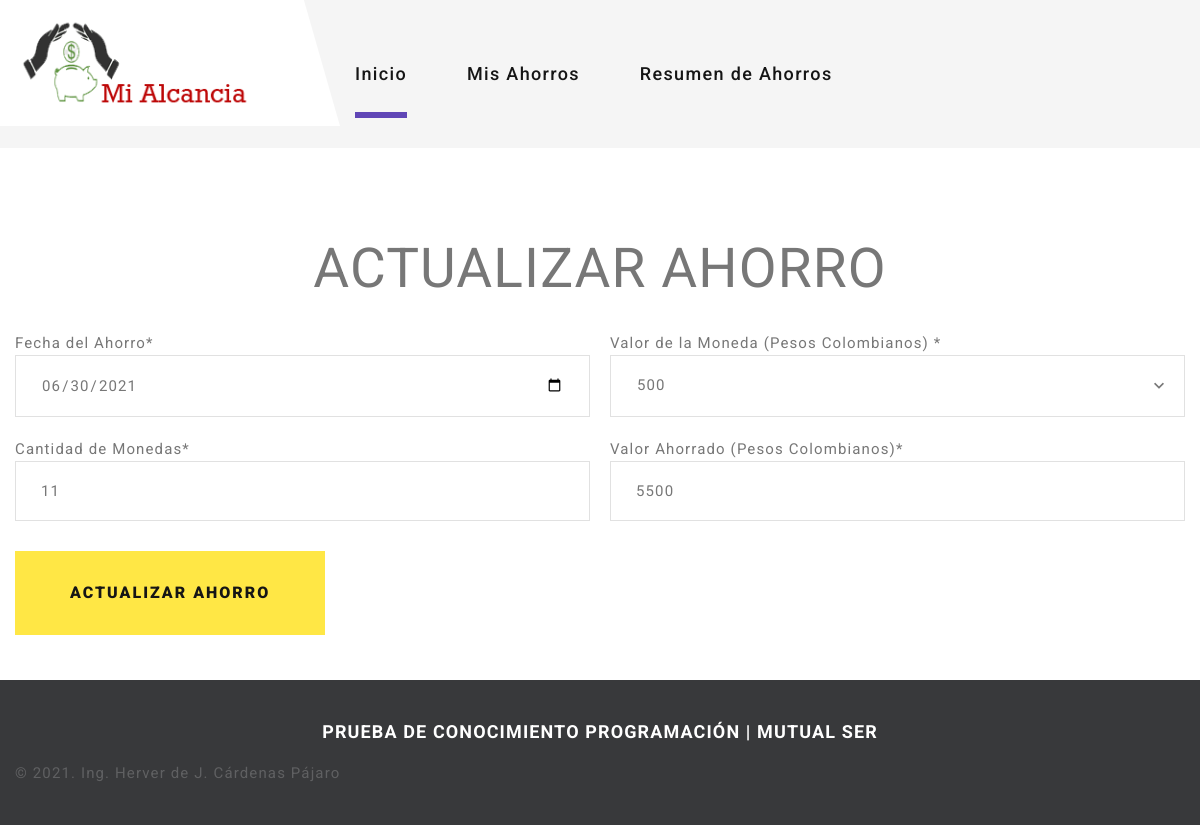
The app's page /index.php?pagina=editar&id=5 with its own data.
### tables this page shows
CREATE TABLE IF NOT EXISTS `ahorro` (
  `id` int(11) NOT NULL AUTO_INCREMENT,
  `fecha` date NOT NULL,
  `tipom` varchar(200) NOT NULL,
  `cantidadm` int(11) NOT NULL,
  `vahorrado` int(11) NOT NULL,
  PRIMARY KEY (`id`)
);

### controladores/plantilla.controlador.php (called while the page is built)
<?php
class ControladorPlantilla{
	public function ctrTraerPlantilla(){
		include "vistas/plantilla.php";
	}
}

### index.php (called while the page is built)
<?php
require_once "controladores/plantilla.controlador.php";
require_once "controladores/pagina.controlador.php";
require_once "modelos/pagina.modelo.php";
$plantilla = new ControladorPlantilla();
$plantilla -> ctrTraerPlantilla();
?>

### controladores/pagina.controlador.php (called while the page is built, shortened)
<?php
class ControladorFormularios{
static public function ctrseleccionarunahorro($item,$valor){
	$tabla = "ahorro";
	$respuesta = ModeloFormularios::mdlbuscarunahorro($tabla,$item,$valor);
	return $respuesta;
}
}
?>

### modelos/conexion.php (called while the page is built)
<?php
class Conexion {
	static public function conectar(){
		$link = new PDO("mysql:host=localhost;dbname=alcancia",
						"root",
						"");
		$link->exec("set names utf8");
		return $link;
	}
}
?>

### modelos/pagina.modelo.php (called while the page is built, shortened)
<?php
require_once "conexion.php";
class ModeloFormularios{
static public function mdlbuscarunahorro($tabla,$item,$valor){
		$stmt = Conexion::conectar()->prepare("SELECT * FROM $tabla WHERE $item = :$item ");
			$stmt->bindParam(":".$item, $valor, PDO::PARAM_STR);
			$stmt->execute();
			return $stmt -> fetch();
	}
}
?>

### vistas/paginas/editar.php (the view, shortened to what this page needs)
<?php
$item='id';
$valor = $_GET["id"];
$ahorro = ControladorFormularios::ctrseleccionarunahorro($item,$valor);
?>
 <section class="section section-sm section-first bg-default">
        <div class="container">
          <h3 class="heading-3" style="text-align: center;">ACTUALIZAR AHORRO</h3><br>
          <form method="post" action="">
            <div class="row row-20 gutters-20">
               <div class="col-md-6 col-lg-6 oh-desktop">
                <div class="form-wrap wow slideInUp">
                  <label >Fecha del Ahorro*</label><br>
                  <input class="form-input" type="date" name="fecha" id="fecha" value="<?php echo $ahorro['fecha']; ?>" required oninvalid="setCustomValidity('Fecha del ahorro Obligatorio')" oninput="setCustomValidity('')">
                </div>
                 </div>
              <div class="col-md-6 col-lg-6 oh-desktop">
                <div class="form-wrap wow slideInDown">
                   <label >Valor de la Moneda (Pesos Colombianos) *</label><br>
                   </div>
              </div>
               <div class="col-md-6 col-lg-6 oh-desktop">
                <div class="form-wrap wow slideInUp">
                   <label >Cantidad de Monedas*</label><br>
                  <input class="form-input" type="number" name="cantidadm" id="cantidadm" value="<?php echo $ahorro['cantidadm']; ?>" required oninvalid="setCustomValidity('Cantidad Monedas Obligatorio')" oninput="setCustomValidity('')" >
                </div>
              </div>
               <div class="col-md-6 col-lg-6 oh-desktop">
                <div class="form-wrap wow slideInUp">
                   <label >Valor Ahorrado (Pesos Colombianos)*</label><br>
                  <input class="form-input" type="number" name="vahorrado" id="vahorrado" value="<?php echo $ahorro['vahorrado']; ?>" required readonly oninvalid="setCustomValidity('Valor ahorrado Obligatorio')" oninput="setCustomValidity('')" >
                </div>
              </div>
           </div>
            <div class="group-custom-1 group-middle oh-desktop">
              <button class="button button-lg button-primary button-winona wow fadeInRight" type="submit">Actualizar Ahorro</button>
            </div>
          </form>
        </div>
      </section>

### records on screen
ahorro: fecha "06/30/2021", cantidadm "11", vahorrado "5500"
